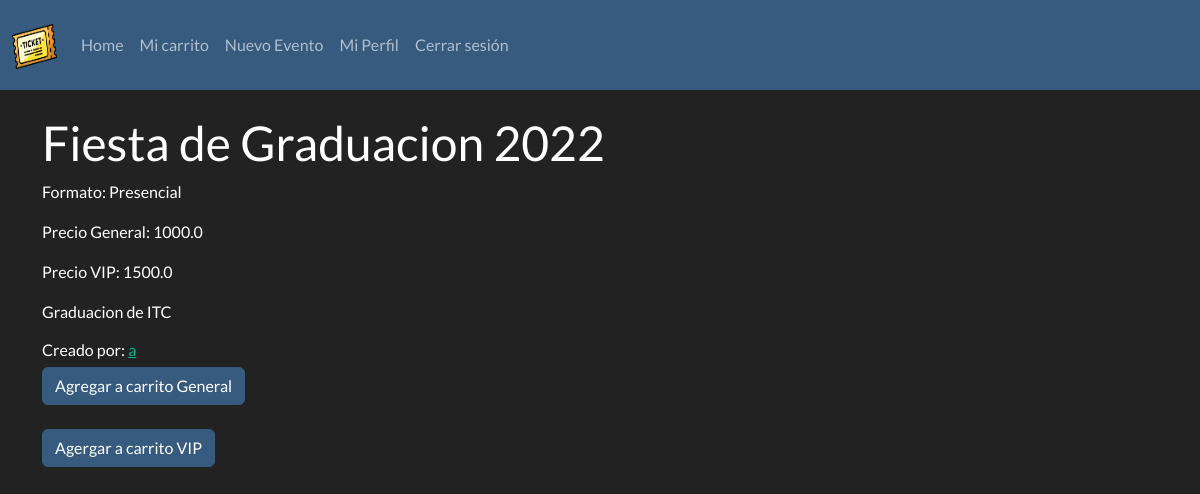
The page /evento/2 (signed in) on the database its author committed.
### app/models.py (models this page shows, shortened)
class Evento(db.Model):
	id = db.Column(db.Integer, primary_key=True)
	nombre = db.Column(db.String(320), nullable=False)
	descripcion = db.Column(db.Text)
	fecha = db.Column(db.DateTime, nullable=False)
	user_id = db.Column(db.Integer, db.ForeignKey('user.id'), nullable=False)
	precio_general = db.Column(db.Float)
	precio_vip = db.Column(db.Float)
	@hybrid_property
	def organizador(self):
		return User.query.filter_by(id=self.user_id).first()
	@hybrid_property
	def tipo(self):
		if EventoVirtual.query.filter_by(id=self.id).first():
			return "Virtual"
		if EventoPresencial.query.filter_by(id=self.id).first():
			return "Presencial"

class User(db.Model, UserMixin):
	id = db.Column(db.Integer, primary_key=True)
	nombre = db.Column(db.String(320), nullable=False)
	username = db.Column(db.String(25), unique=True, nullable=False)
	email = db.Column(db.String(320), unique=True, nullable=False)
	password = db.Column(db.String(25), nullable=False)
	eventos = db.relationship('Evento', backref='creator', lazy=True)
	@hybrid_property
	def tipo(self):
		if Administrador.query.filter_by(id=self.id).first():
			return "Administrador"
		elif Comprador.query.filter_by(id=self.id).first():
			return "Comprador"
		elif Organizador.query.filter_by(id=self.id).first():
			return "Organizador"

### app/routes.py (the view)
@app.route('/evento/<int:evento_id>')
@login_required
def evento(evento_id):
	evento = Evento.query.filter_by(id=evento_id).first_or_404()
	boleto = Boleto.query.filter_by(user_id=current_user.id, evento_id=evento.id).first()
	if boleto:
		boleto = BoletoVirtual.query.filter_by(id=boleto.id).first() if boleto.tipo == "Virtual" else BoletoPresencial.query.filter_by(id=boleto.id).first()
	else:
		boleto = None
	return render_template('evento.html', evento=evento, boleto=boleto)

### app/models.py (called while the page is built)
@login_manager.user_loader
def load_user(user_id):
	return User.query.get(int(user_id))

	@hybrid_property
	def tipo(self):
		if BoletoVirtual.query.filter_by(id=self.id).first():
			return "Virtual"
		if BoletoPresencial.query.filter_by(id=self.id).first():
			return "Presencial"

### app/templates/evento.html (shortened to what this page needs)
{% extends 'layout.html' %}
{% block body %}
<br>
<h1>{{ evento.nombre }}</h1>
	<p>Formato: {{ evento.tipo }}</p>
	<p>Precio General: {{ evento.precio_general }}</p>
	<p>Precio VIP: {{ evento.precio_vip }}</p>
	<p>{{ evento.descripcion }}</p>
	<h6>Creado por: <a href="{{ url_for('profile', username=evento.organizador.username) }}">{{ evento.organizador.nombre }}</a></h3>
	<form action="{{ url_for('agregar_carrito', evento_id=evento.id, tipo='General') }}" method="post">
		<button class="btn btn-primary" name="comprar" value="General">Agregar a carrito General</button>
		<br><br>
		<button class="btn btn-primary" name="comprar" value="VIP">Agergar a carrito VIP</button>
	</form>
{% endblock %}

### rows shown on the page
Evento: nombre "Fiesta de Graduacion 2022", precio_general "1000.0", precio_vip "1500.0", descripcion "Graduacion de ITC"
User: organizador.nombre "a"

### other values the page prints
{{ evento.tipo }} "Presencial"
